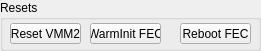
   <widget class="QGroupBox" name="groupBox_13">
    <property name="geometry">
     <rect>
      <x>10</x>
      <y>380</y>
      <width>261</width>
      <height>51</height>
     </rect>
    </property>
    <property name="title">
     <string>Resets</string>
    </property>
    <widget class="QPushButton" name="fec_reset">
     <property name="enabled">
      <bool>true</bool>
     </property>
     <property name="geometry">
      <rect>
       <x>180</x>
       <y>23</y>
       <width>71</width>
       <height>21</height>
      </rect>
     </property>
     <property name="font">
      <font>
       <family>Arial</family>
       <pointsize>9</pointsize>
      </font>
     </property>
     <property name="text">
      <string>Reboot FEC</string>
     </property>
    </widget>
    <widget class="QPushButton" name="asic_reset">
     <property name="enabled">
      <bool>true</bool>
     </property>
     <property name="geometry">
      <rect>
       <x>10</x>
       <y>23</y>
       <width>71</width>
       <height>21</height>
      </rect>
     </property>
     <property name="font">
      <font>
       <family>Arial</family>
       <pointsize>9</pointsize>
      </font>
     </property>
     <property name="text">
      <string>Reset VMM2</string>
     </property>
    </widget>
    <widget class="QPushButton" name="fec_WarmInit">
     <property name="enabled">
      <bool>true</bool>
     </property>
     <property name="geometry">
      <rect>
       <x>90</x>
       <y>23</y>
       <width>71</width>
       <height>21</height>
      </rect>
     </property>
     <property name="font">
      <font>
       <family>Arial</family>
       <pointsize>9</pointsize>
      </font>
     </property>
     <property name="text">
      <string>WarmInit FEC</string>
     </property>
    </widget>
   </widget>
